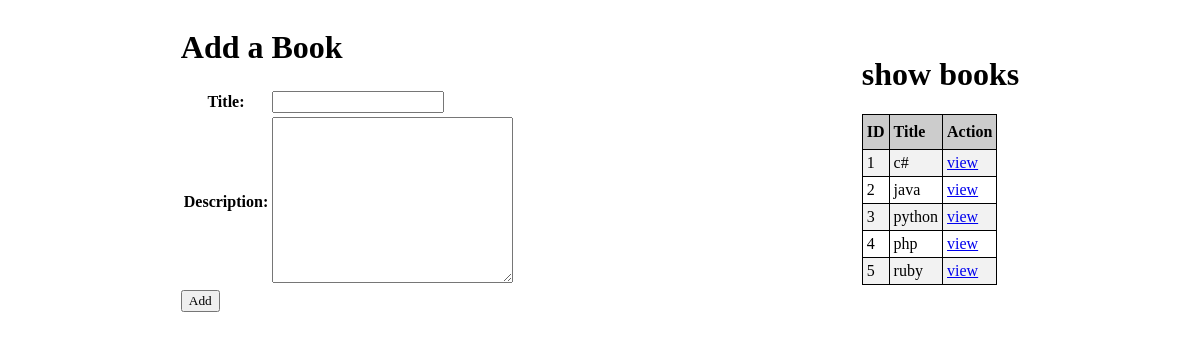
Before: / with the older database file.
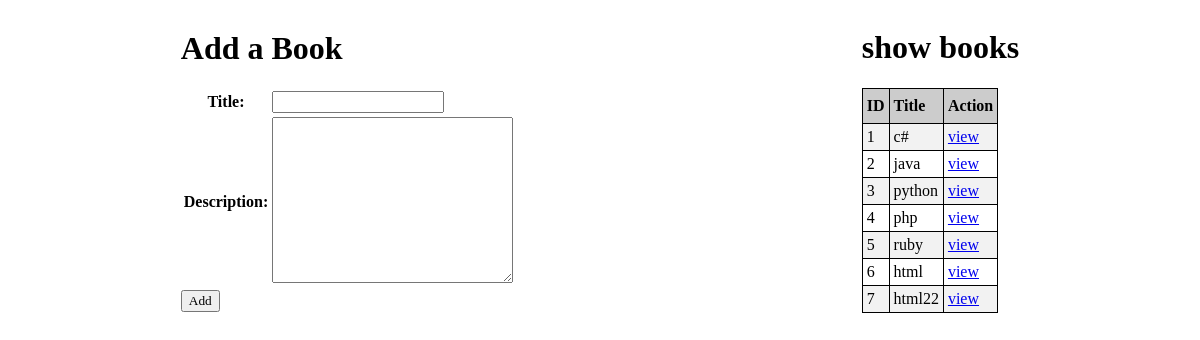
After: the same page with the newer database file.
### app_books_authors_shell/models.py (models this page shows)
class Book(models.Model) :
    title = models.CharField(max_length=225)
    desc = models.TextField(null = True)
    created_at = models.DateTimeField(auto_now_add=True)
    updated_at = models.DateTimeField(auto_now=True)

### app_books_authors_shell/views.py (the view)
# urls.py: path('', views.handel_form),
def handel_form(request):
    context= {
       'allbooks': Book.objects.all()
    }
    return render(request, "books_authors.html", context)

### app_books_authors_shell/templates/books_authors.html (shortened to what this page needs)
<!DOCTYPE html>
<html lang="en">
<head>
    {% load static %}
      <link rel="stylesheet" href="{% static 'books_authors.css' %}">
</head>
<body>
    <div class="cont">
        <div>
            <form action="/addbooks" method="POST">
                <h1>Add a Book</h1>
                <table>
                    <tr>
                        <th>Title:</th>
                        <td><input type="text" name="title"></td>
                    </tr>
                    <tr>
                        <th>Description:</th>
                        <td><textarea name="desc" id="" cols="30" rows="10"></textarea></td>
                    </tr>
                </table>
                <div>
                    <input type="submit" value="Add" class="button">
                </div>
            </form>
        </div>
        <div>
            <table class="table" id="customers">
                <h1>show books</h1>
                <tr>
                    <th>ID</th>
                    <th>Title</th>
                    <th>Action</th>
                </tr>
                {% for book in allbooks%}
                <tr>
                    <td>{{book.id}}</td>
                    <td>{{book.title}}</td>
                    <td><a href="/books/{{book.id}}">view</a></td>
                </tr>
                {%endfor%}
            </table>
        </div>
    </div>
</body>
</html>

Changed rows visible on the page:
added Book: id "6", title "html"
added Book: id "7", title "html22"
